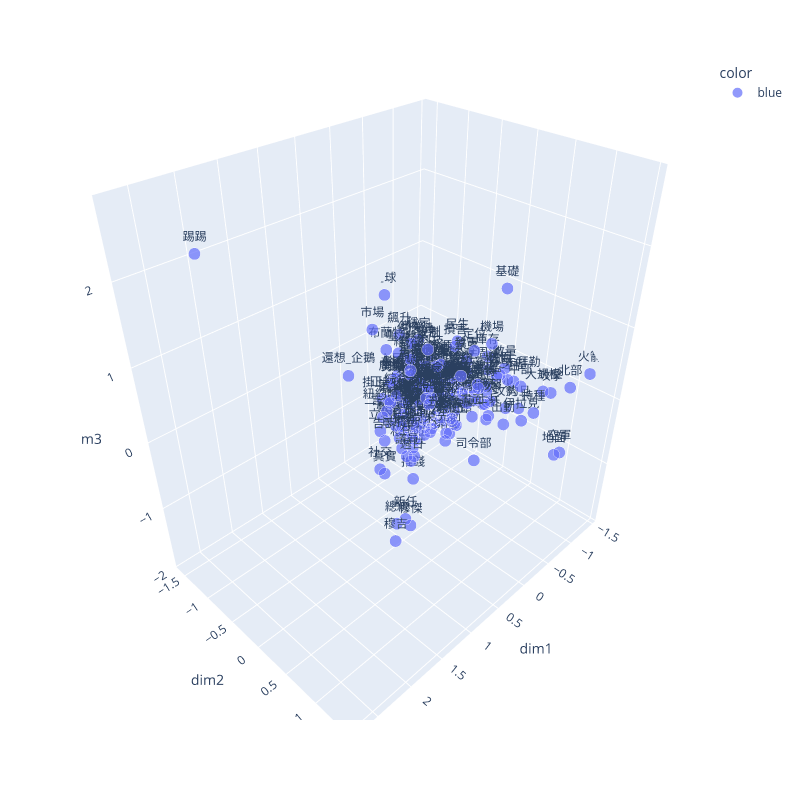

The code cell stored with this chart in its notebook:
### Code cell
new_feat = reduceDim(feat,dim = 3,method = 'PCA' ) # 將 feat 這個矩陣降維成 3 維，並存入 new_feat 中
print(new_feat.shape)
word_df = pd.DataFrame({
    "word":sample_words,
    "dim1":new_feat[:,0],
    "dim2":new_feat[:,1],
    "dim3":new_feat[:,2],
})
plotScatter3D(word_df)

### Figure 1 — Plotly figure (JSON) as saved in the notebook; plotly's stock layout.template omitted (floating-point values rounded to 4 significant figures; data arrays with more than 128 entries replaced by an {"elided": "..."} marker saying what was removed)
{"data": [{"hovertemplate": "color=blue<br>dim1=%{x}<br>dim2=%{y}<br>dim3=%{z}<br>size=%{marker.size}<br>word=%{text}<extra></extra>", "legendgroup": "blue", "marker": {"color": "#636efa", "size": {"elided": "300 float values"}, "sizemode": "area", "sizeref": 0.00125, "symbol": "circle"}, "mode": "markers+text", "name": "blue", "scene": "scene", "showlegend": true, "text": {"elided": "300 str values"}, "type": "scatter3d", "x": {"elided": "300 float values"}, "y": {"elided": "300 float values"}, "z": {"elided": "300 float values"}}], "layout": {"height": 800, "legend": {"itemsizing": "constant", "title": {"text": "color"}, "tracegroupgap": 0}, "margin": {"t": 60}, "scene": {"domain": {"x": [0, 1], "y": [0, 1]}, "xaxis": {"title": {"text": "dim1"}}, "yaxis": {"title": {"text": "dim2"}}, "zaxis": {"title": {"text": "dim3"}}}, "width": 800}}
